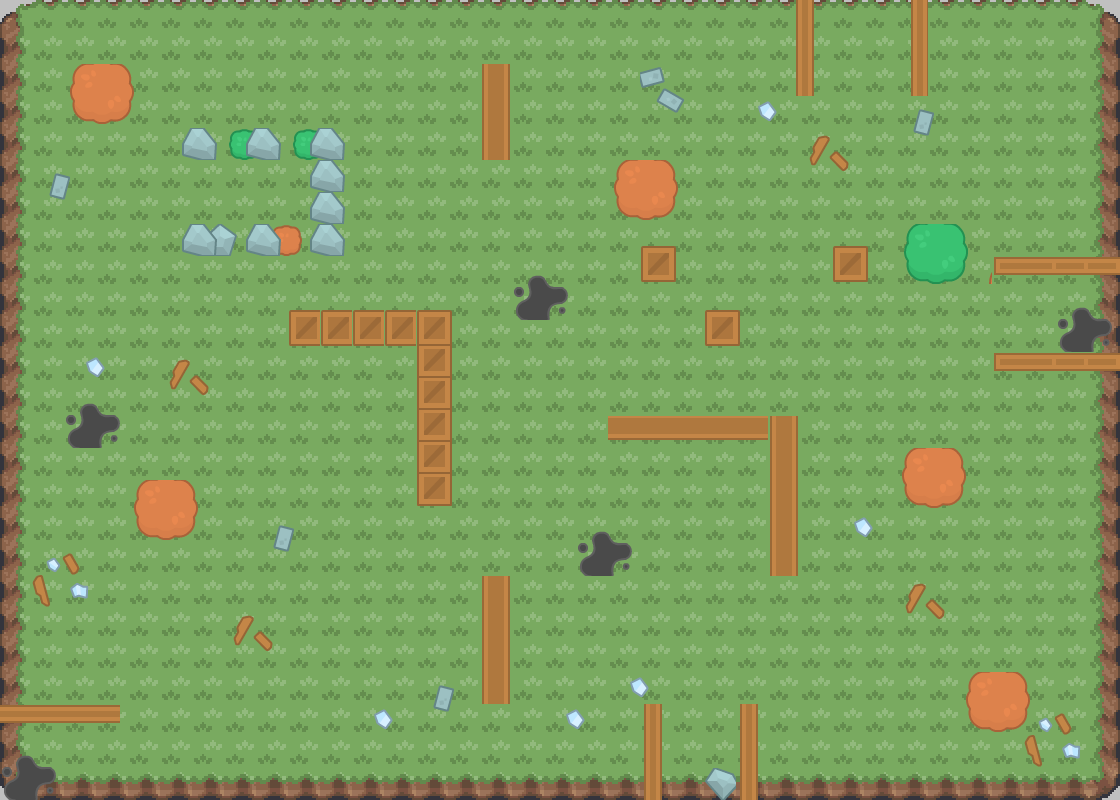

A level layout from a 2D game, rendered from its tile map. Below: a short description, then the map file with tile-grid data replaced by summaries:
An orthogonal 35x25 tile map with 32x32 px tiles, 3 tile layers (ground, decorations, walls), 2 tilesets and 34 objects (29x wall, 4x enemy, player).

<map version="1.4" tiledversion="1.4.3" orientation="orthogonal" renderorder="right-down" width="35" height="25" tilewidth="32" tileheight="32" infinite="0" nextlayerid="5" nextobjectid="43">
 <tileset firstgid="1" name="some_tiles" tilewidth="32" tileheight="32" tilecount="21" columns="7">
  <image source="../assets/images/some_tiles.png" width="224" height="96" />
 </tileset>
 <tileset firstgid="22" name="spritesheet_tiles" tilewidth="32" tileheight="32" tilecount="2790" columns="62">
  <image source="../assets/images/spritesheet_tiles.png" width="1988" height="1470" />
 </tileset>
 <layer id="1" name="ground" width="35" height="25">
  <data>[875 cells, 875 non-empty, 9 distinct tile ids]</data>
 </layer>
 <layer id="3" name="decorations" width="35" height="25">
  <data>[875 cells, 104 non-empty, 38 distinct tile ids]</data>
 </layer>
 <layer id="2" name="walls" width="35" height="25">
  <data>[875 cells, 128 non-empty, 29 distinct tile ids]</data>
 </layer>
 <objectgroup id="4" name="Obstacles">
  <object id="1" name="wall" x="0.666667" y="0" width="16.6667" height="799.333" />
  <object id="3" name="wall" x="1102.94" y="0.272894" width="16.6667" height="799.333" />
  <object id="4" name="wall" x="0.0833333" y="0" width="1119.5" height="14.6667" />
  <object id="5" name="wall" x="0.25" y="780.667" width="1119.5" height="18.6667" />
  <object id="6" name="wall" x="288" y="310" width="162.969" height="36.6667" />
  <object id="7" name="wall" x="0" y="704.167" width="119.5" height="18.1667" />
  <object id="8" name="wall" x="994.917" y="352.25" width="124.833" height="18.1667" />
  <object id="9" name="wall" x="994.25" y="256.917" width="125.5" height="16.8334" />
  <object id="10" name="wall" x="832.917" y="246.25" width="34.1667" height="34.1667" />
  <object id="11" name="wall" x="705.583" y="311.583" width="34.1667" height="34.1667" />
  <object id="12" name="wall" x="640.917" y="247.583" width="34.1667" height="34.1667" />
  <object id="13" name="wall" x="613.583" y="160.917" width="65.5" height="61.5" />
  <object id="14" name="wall" x="901.25" y="448.583" width="65.5" height="61.5" />
  <object id="15" name="wall" x="902.583" y="222.583" width="65.5" height="61.5" />
  <object id="16" name="wall" x="68.75" y="63.25" width="65.5" height="61.5" />
  <object id="17" name="wall" x="132.75" y="479.25" width="65.5" height="61.5" />
  <object id="18" name="wall" x="964.75" y="670.75" width="65.5" height="61.5" />
  <object id="19" name="wall" x="417.25" y="311.25" width="34.1667" height="193.5" />
  <object id="20" name="wall" x="769.583" y="416.583" width="27.5" height="159.5" />
  <object id="21" name="wall" x="739.583" y="703.583" width="17.5" height="95.5" />
  <object id="22" name="wall" x="643.583" y="704.25" width="17.5" height="95.5" />
  <object id="24" name="wall" x="482" y="64" width="27.3333" height="95.3333" />
  <object id="25" name="wall" x="795.583" y="0.08335" width="17.8333" height="94.8333" />
  <object id="26" name="wall" x="910.583" y="0.58335" width="17.8333" height="94.8333" />
  <object id="27" name="wall" x="481.75" y="576.583" width="27.8333" height="127.5" />
  <object id="33" name="wall" x="608" y="416" width="188.333" height="23" />
  <object id="34" name="wall" x="181" y="128.5" width="163.5" height="31.5" />
  <object id="35" name="wall" x="179.75" y="224.25" width="164.773" height="31.5" />
  <object id="37" name="player" x="270" y="190" />
  <object id="38" name="enemy" x="49" y="752" />
  <object id="39" name="enemy" x="702" y="750" />
  <object id="40" name="enemy" x="1056" y="312" />
  <object id="41" name="enemy" x="861" y="54" />
  <object id="42" name="wall" x="309.5" y="128.75" width="35.375" height="126.875" />
 </objectgroup>
</map>
